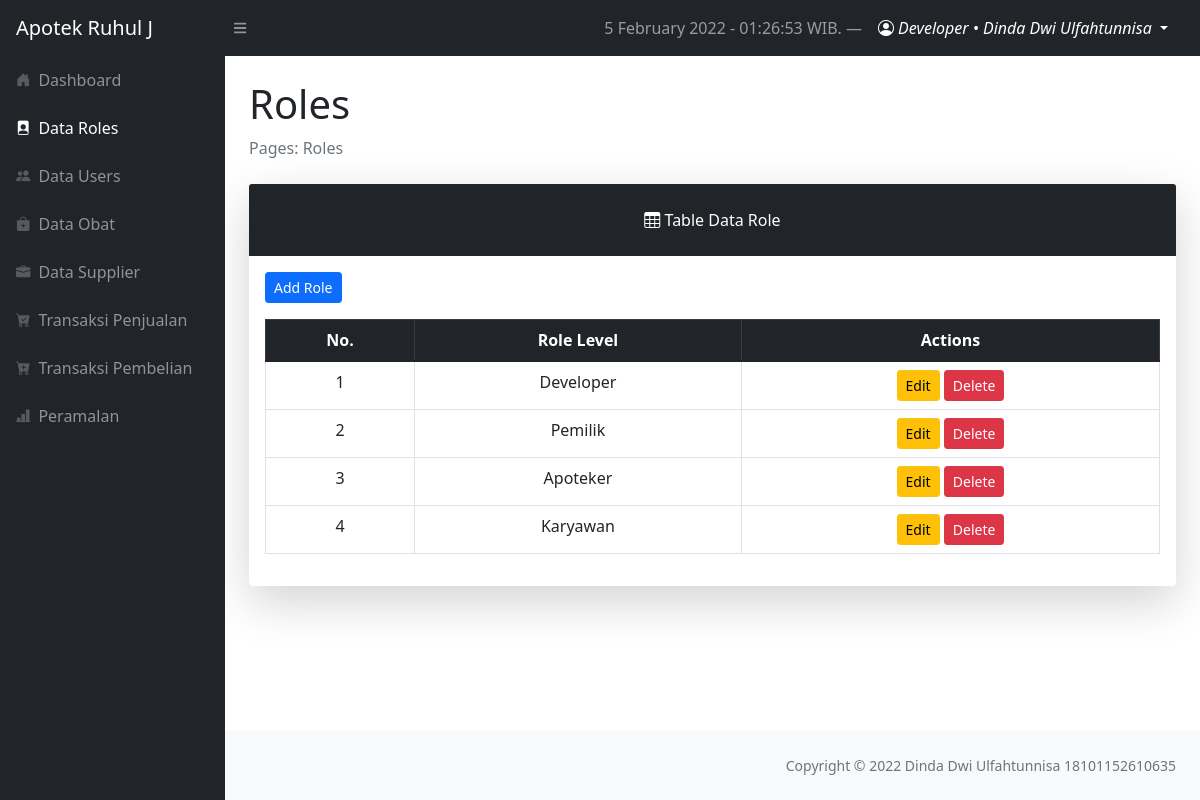
Screenshot of /layouts/dashboard/index.php?page=roles (signed in) with the database file from the repository.
### tables this page shows
CREATE TABLE `roles` (
  `role_id` int(11) NOT NULL,
  `role_level` varchar(50) NOT NULL
);

### config/config.php (called while the page is built, shortened)
<?php
$localhost  = "localhost";
$username   = "root";
$password   = "";
$db         = "skripsi_dinda";
$conn = mysqli_connect($localhost, $username, $password, $db);
function query($query)
{
    global $conn;
    $result = mysqli_query($conn, $query);
    while ($row = mysqli_fetch_assoc($result)) {
        $rows[] = $row;
    }
    return $rows;
}

### layouts/dashboard/roles/index.php (the view, shortened to what this page needs)
<?php
require '../../config/config.php';
$roles = query("SELECT * FROM roles");
$no = 1
?>
<main>
    <div class="container-fluid px-4">
        <h1 class="mt-4">Roles</h1>
        <ol class="breadcrumb mb-4">
            <li class="breadcrumb-item active">Pages: Roles</li>
        </ol>
        <div class="card shadow-lg border-0 mb-4">
            <div class="card-header border-0 text-center p-4 bg-dark text-white">
                <i class="bi bi-table"></i>
                Table Data Role
            </div>
            <div class="card-body border-0">
                <a href="?page=roles/create" class="btn btn-sm btn-primary mb-3">Add Role</a>
                <table class="table table-bordered table-hover table-responsive-sm text-center rounded">
                    <thead class="table-dark">
                        <th scope="col">No.</th>
                        <th scope="col">Role Level</th>
                        <th scope="col">Actions</th>
                    </thead>
                    <tbody>
                        <?php foreach ($roles as $role) : ?>
                            <tr>
                                <td><?= $no++; ?></td>
                                <td><?= $role['role_level']; ?></td>
                                <td>
                                    <a href="index.php?page=roles/update&id=<?= $role['role_id'] ?>" class="btn btn-sm btn-warning">Edit</a>
                                    <a href="index.php?page=roles/delete&id=<?= $role['role_id'] ?>" class="btn btn-sm btn-danger" onclick="return confirm('Are you sure to delete Role?')">Delete</a>
                                </td>
                            </tr>
                        <?php endforeach; ?>
                    </tbody>
                </table>
            </div>
        </div>
</main>

### rows the page displays
roles: role_level "Developer"
roles: role_level "Pemilik"
roles: role_level "Apoteker"
roles: role_level "Karyawan"

### other values shown
$timenow "5 February 2022 - 01:26:53"
$_SESSION['username'] "Developer"
$_SESSION['fullname'] "Dinda Dwi Ulfahtunnisa"
